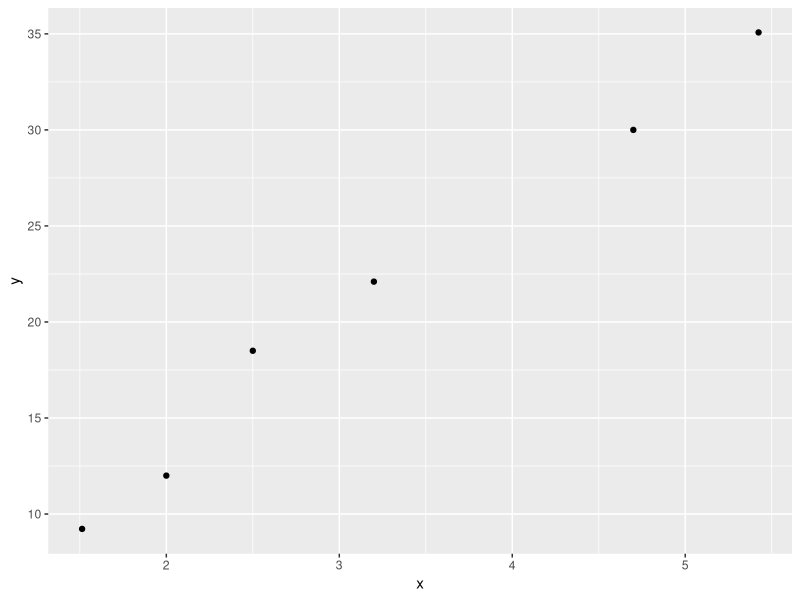
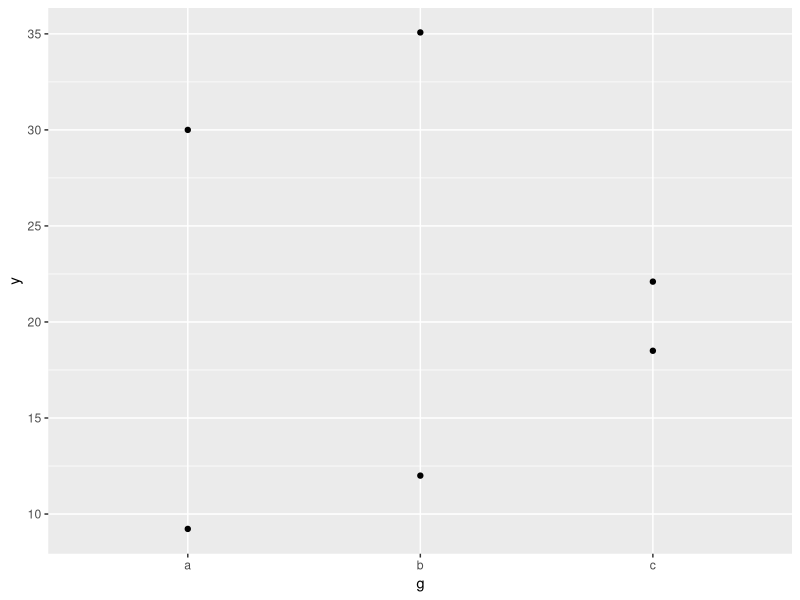
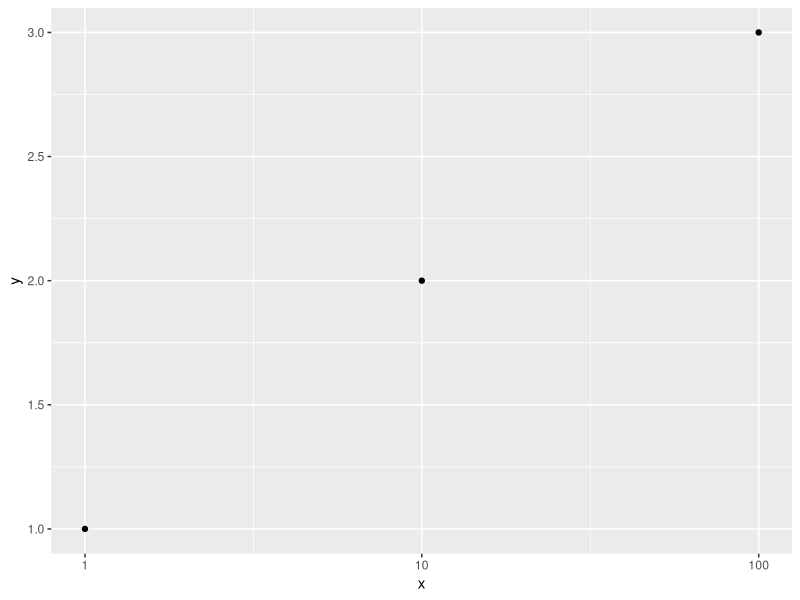
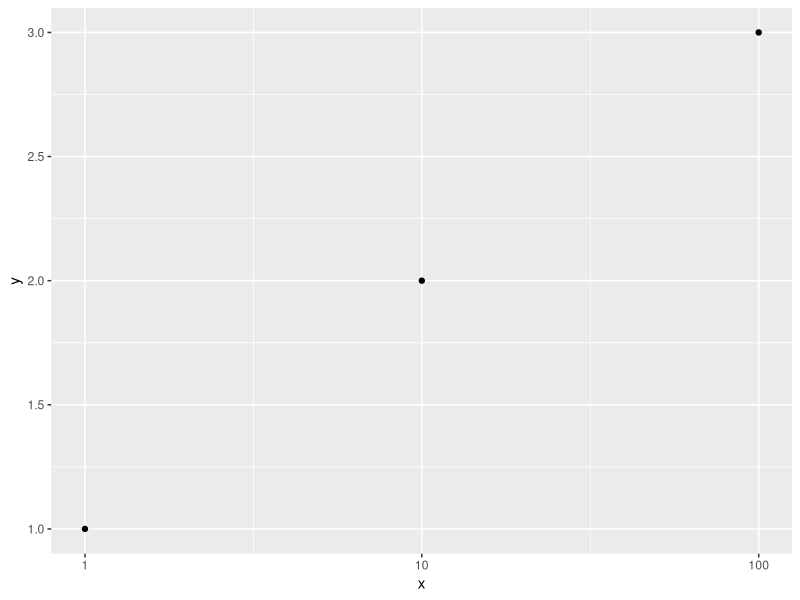

Recreate these plots in R, in order.
#!/usr/bin/env Rscript
#
# 生成 tests/fixtures/coord_r_reference.json —— 坐标面板参数的 R 侧参考值（M1-5）。
#
#   pixi run -e refs refs:coord
#
# 对 10 个 case 跑真正的 ggplot2 4.0.3：
#
#   1. cartesian_default     默认连续坐标
#   2. cartesian_expand_false coord_cartesian(expand = FALSE)
#   3. cartesian_xlim        coord_cartesian(xlim = c(2, 5))
#   4. scale_x_limits        scale_x_continuous(limits = c(2, 5))（越界点被删）
#   5. discrete_default      离散 x
#   6. discrete_xlim_levels  scale_x_discrete(limits = c("a", "b", "d"))（含越界水平）
#   7. fixed_ratio_1         coord_fixed(ratio = 1)
#   8. fixed_ratio_2         coord_fixed(ratio = 2)
#   9. log10_coord_xlim      scale_x_log10() + coord_cartesian(xlim = c(1, 100))
#  10. log10_scale_limits_coord
#                            scale_x_log10(limits = c(1, 100)) +
#                            coord_cartesian(xlim = c(1, 10))
#
# 9 / 10 守的是 `expand_limits_scale()` 的第一步：coord limits 是数据空间的值，
# 连续标度上先过 `transformation$transform()` 再 expand
# （`scale_x_log10() + xlim = c(1, 100)` → base `0..2`，面板 `-0.1..2.1`）。
#
# 记录 `ggplot_build(p)$layout$panel_params[[1]]` 的 `x.range` / `y.range`
# （含 expand）、expand 前的数值范围（连续取 get_limits()，离散取 1..n）、
# coord limits 原值与**变换后**的值、`CoordFixed$aspect()`，以及 R 自己报的
# "Removed N rows" 行数。
# Python 侧 `tests/test_coord_r_parity.py` 用同一份数据逐值比对（容差 1e-12）。

suppressPackageStartupMessages({
  library(ggplot2)
  library(jsonlite)
})

# 不开默认绘图设备：否则某些 ggplot 调用会在 CWD 留下 Rplots.pdf（产物不可复现）。
invisible(pdf(NULL))

out_path <- "tests/fixtures/coord_r_reference.json"

coord_data <- data.frame(
  x = c(1.513, 2.0, 2.5, 3.2, 4.7, 5.424),
  y = c(9.225, 12.0, 18.5, 22.1, 30.0, 35.075),
  g = c("a", "b", "c", "c", "a", "b"),
  stringsAsFactors = FALSE
)

# log10 case 的数据：整十次幂，数据空间 1..100 / 面板空间 0..2。
log_data <- data.frame(x = c(1, 10, 100), y = c(1, 2, 3))

num <- function(value) {
  if (is.null(value)) {
    return(NULL)
  }
  value <- as.numeric(value)
  if (all(is.na(value))) {
    return(NULL)
  }
  unname(value)
}

removed_rows <- function(messages) {
  total <- 0L
  for (message in unique(messages)) {
    if (!grepl("Removed [0-9]+ rows", message)) {
      next
    }
    hit <- regmatches(message, regexpr("Removed [0-9]+ rows", message))
    total <- total + as.integer(gsub("[^0-9]", "", hit))
  }
  total
}

# coord limits 是数据空间的值；`expand_limits_scale()` 在连续标度上先把它
# `transformation$transform()` 到标度空间。这里记录同一件事的结果，供 Python
# 侧逐值对拍（identity 标度上就是原值）。
transformed_coord_limits <- function(build, aesthetic, limits) {
  if (is.null(limits)) {
    return(NULL)
  }
  scale <- build$plot$scales$get_scales(aesthetic)
  if (is.null(scale) || isTRUE(scale$is_discrete())) {
    return(num(limits))
  }
  num(scale$get_transformation()$transform(as.numeric(limits)))
}

describe <- function(name, plot) {
  messages <- character()
  build <- withCallingHandlers(
    ggplot_build(plot),
    warning = function(w) {
      messages <<- c(messages, conditionMessage(w))
      invokeRestart("muffleWarning")
    }
  )
  withCallingHandlers(
    invisible(ggplot_gtable(build)),
    warning = function(w) {
      messages <<- c(messages, conditionMessage(w))
      invokeRestart("muffleWarning")
    }
  )
  panel <- build$layout$panel_params[[1L]]
  coord <- build$plot$coordinates
  x_discrete <- isTRUE(panel$x$scale_is_discrete)
  y_discrete <- isTRUE(panel$y$scale_is_discrete)
  x_limits <- if (x_discrete) c(1, length(panel$x$get_limits())) else num(panel$x$get_limits())
  y_limits <- if (y_discrete) c(1, length(panel$y$get_limits())) else num(panel$y$get_limits())

  data <- build$data[[1L]]
  list(
    name = name,
    coord = class(coord)[1L],
    ratio = num(coord$ratio),
    clip = if (is.null(coord$clip)) "on" else coord$clip,
    x_discrete = x_discrete,
    y_discrete = y_discrete,
    x_range = num(panel$x.range),
    y_range = num(panel$y.range),
    x_limits = num(x_limits),
    y_limits = num(y_limits),
    coord_xlim = num(coord$limits$x),
    coord_ylim = num(coord$limits$y),
    coord_xlim_transformed = transformed_coord_limits(build, "x", coord$limits$x),
    coord_ylim_transformed = transformed_coord_limits(build, "y", coord$limits$y),
    aspect = num(coord$aspect(panel)),
    n_rows = nrow(data),
    na_x = sum(is.na(data$x)),
    na_y = sum(is.na(data$y)),
    removed = removed_rows(messages)
  )
}

base_plot <- ggplot(coord_data, aes(x = x, y = y)) + geom_point()
discrete_plot <- ggplot(coord_data, aes(x = g, y = y)) + geom_point()
log_plot <- ggplot(log_data, aes(x = x, y = y)) + geom_point() + scale_x_log10()
log_limit_plot <- ggplot(log_data, aes(x = x, y = y)) +
  geom_point() +
  scale_x_log10(limits = c(1, 100))

cases <- list(
  describe("cartesian_default", base_plot),
  describe("cartesian_expand_false", base_plot + coord_cartesian(expand = FALSE)),
  describe("cartesian_xlim", base_plot + coord_cartesian(xlim = c(2, 5))),
  describe("scale_x_limits", base_plot + scale_x_continuous(limits = c(2, 5))),
  describe("discrete_default", discrete_plot),
  describe("discrete_xlim_levels", discrete_plot + scale_x_discrete(limits = c("a", "b", "d"))),
  describe("fixed_ratio_1", base_plot + coord_fixed(ratio = 1)),
  describe("fixed_ratio_2", base_plot + coord_fixed(ratio = 2)),
  # coord limits 必须先过 log10 变换：base 0..2，面板 -0.1..2.1
  describe("log10_coord_xlim", log_plot + coord_cartesian(xlim = c(1, 100))),
  # 标度 limits（已变换 0..2）与 coord limits（1..10 → 0..1）同时存在时，
  # coord limits 覆盖标度 limits；x_limits 仍是标度的 get_limits()
  describe("log10_scale_limits_coord", log_limit_plot + coord_cartesian(xlim = c(1, 10)))
)

payload <- list(
  ggplot2 = as.character(packageVersion("ggplot2")),
  data = list(x = coord_data$x, y = coord_data$y, g = coord_data$g),
  log_data = list(x = log_data$x, y = log_data$y),
  cases = cases
)

dir.create(dirname(out_path), recursive = TRUE, showWarnings = FALSE)
writeLines(
  toJSON(payload, auto_unbox = TRUE, digits = NA, pretty = TRUE, null = "null"),
  out_path
)
cat("wrote", out_path, "with", length(cases), "cases\n")
